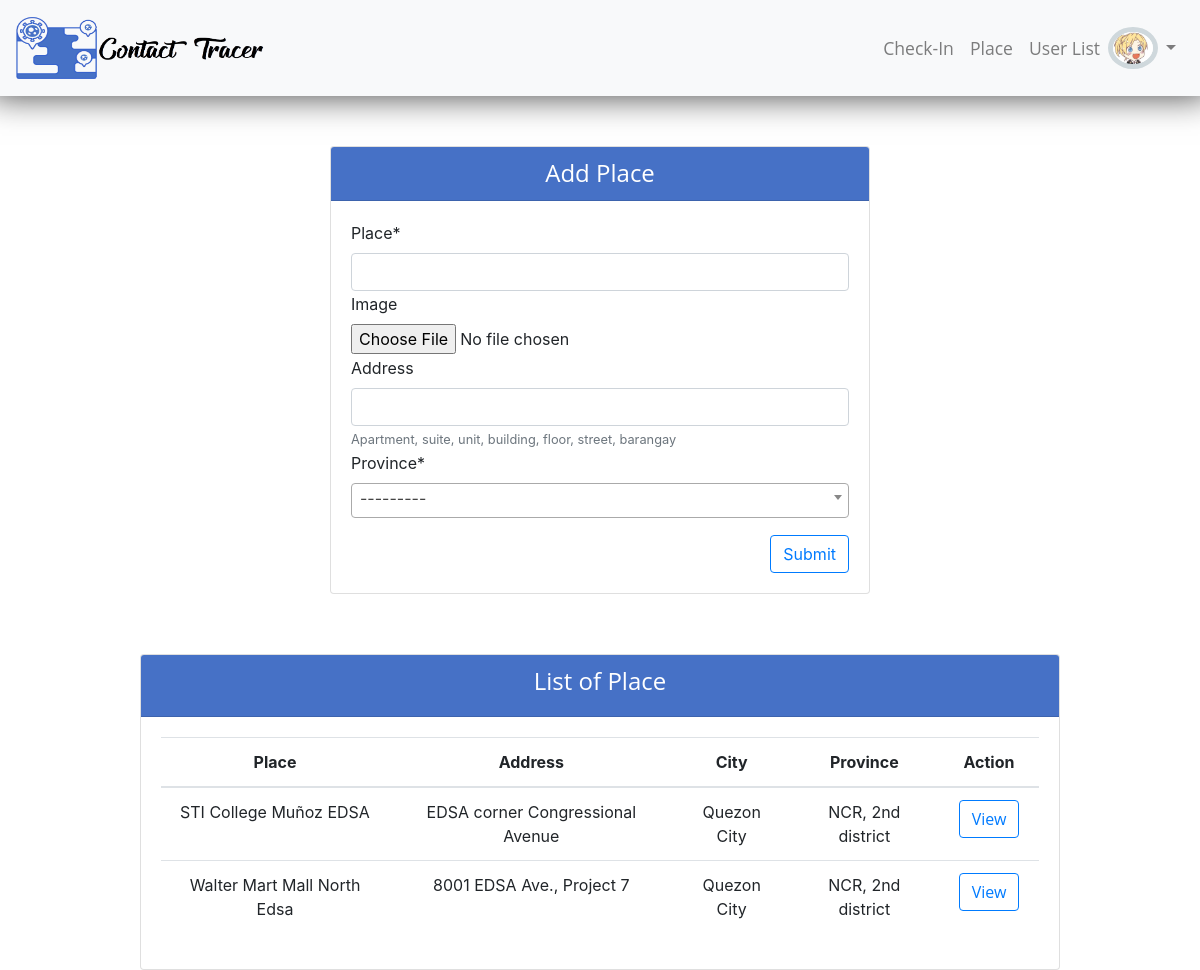
Screenshot of /place/create (signed in) with the database file from the repository.
### app/models.py (models this page shows, shortened)
class User(AbstractBaseUser, PermissionsMixin):
    email = models.EmailField(verbose_name='email address',max_length=255,unique=True,)
    date_joined = models.DateTimeField(('date joined'), auto_now_add=True)
    is_active = models.BooleanField(default=True)
    is_staff = models.BooleanField(default=False)
    is_superuser = models.BooleanField(default=False)
    sex_choices = (('Male', 'Male'),('Female', 'Female'),)
    first_name = models.CharField(('First Name'),max_length=255)
    middle_name = models.CharField(('Middle Name'),max_length=255,blank=True, null=True)
    last_name = models.CharField(('Last Name'),max_length=255)
    suffix = models.CharField(('Suffix'),max_length=255, blank=True)
    sex = models.CharField(('Sex'), max_length=10, choices=sex_choices)
    birthdate = models.DateField(('Birth date'), help_text='Format: yyyy-mm-dd', null=True)
    address = models.CharField(('Address'), max_length=255, blank=True, null=True, help_text='Apartment, suite, unit, building, floor, street, barangay')
    province = models.ForeignKey(Province, on_delete=models.SET_NULL, verbose_name='Province', null=True)
    city = models.ForeignKey(City, on_delete=models.SET_NULL, verbose_name='City/Municipality', null=True)
    contact_number = models.CharField(('Contact Number'), max_length=20)
    travel_history = models.CharField(('Travel History'), max_length=500, blank=True, null=True)
    image = models.ImageField(default="user.png", upload_to=profile_upload_path)
    USERNAME_FIELD = 'email'
    REQUIRED_FIELDS = []
    objects = UserManager()

class Place(models.Model):
    place = models.CharField(max_length=255)
    address = models.CharField(('Address'), max_length=255, blank=True, null=True, help_text='Apartment, suite, unit, building, floor, street, barangay')
    province = models.ForeignKey(Province, on_delete=models.CASCADE)
    city = models.ForeignKey(City, on_delete=models.CASCADE)
    image = models.ImageField(default="place.png",upload_to=place_upload_path)

class City(models.Model):
    province = models.ForeignKey(Province, on_delete=models.CASCADE)
    name = models.CharField(max_length=255)
    def __str__(self):
        name ='%s' % (self.name)
        return name.strip()
    class Meta:
        verbose_name_plural="Cities"

class Province(models.Model):
    name = models.CharField(max_length=255, null=True, blank=True)
    def __str__(self):
        name ='%s' % (self.name)
        return name.strip()
    verbose_name_plural="Province"

### app/decorators.py (the view)
    def wrapper_function(request, *args, **kwargs):
        group = None
        if group =='User':
            return redirect('place_create')
        else:
            return view_func(request, *args, **kwargs)

### app/forms.py
class PlaceForm(forms.ModelForm):
    image = forms.ImageField(widget=forms.FileInput, required=False)
    class Meta:
        model = Place
        fields = ['place','image','address','province','city']

### app/views.py (called while the page is built)
@login_required(login_url='login')
@restricted_user
def PlaceCreateView(request):
    data = Place.objects.all()
    if request.method=='POST':
        form = PlaceForm(request.POST, request.FILES)
        if form.is_valid():
            form.city = request.POST.get("city")
            form.save()
            messages.success(request, "Place has been registered", extra_tags="success")
            return redirect('place_create')
        else:
            print(form.errors)
            messages.warning(request, "Failed to reqister", extra_tags="warning")
            return redirect('place_create')
    else:
        form = PlaceForm()
    context={'form':form, 'data':data}
    return render(request, 'place/placeform.html', context)

### app/Templates/place/placeform.html (shortened to what this page needs)
{% extends 'base.html'%}
{% load static %}
{% load crispy_forms_tags%}
{% block content %}
<div class="container-fluid">
    <div class="col mb-5" id="fd">
        <div class="col-md-6 mx-auto ">
            <form action="" method="post" enctype="multipart/form-data">
                <div class="card" id="card_register">
                    <div class="card-header text-center">
                        <h4 class="my-auto">Add Place</h4>
                    </div>
                    <div class="card-body">
                        {{form|crispy}}
                        <button type="submit" class="btn btn-outline-primary float-right mt-3">Submit</button>
                    </div>
                </div>
            </form>
        </div>
        <div class="col-md-10 mx-auto mb-5">
            <div class="card" id="">
                <div class="card-header text-center">
                    <h4>List of Place</h4>
                </div>
                <div class="card-body">
                    <table class="table table-responsive-md " id="placelist">
                        <thead>
                            <tr>
                                <th scope="col" class="text-center">Place</th>
                                <th scope="col" class="text-center">Address</th>
                                <th scope="col" class="text-center">City</th>
                                <th scope="col" class="text-center">Province</th>
                                <th scope="col" class="text-center">Action</th>
                            </tr>
                        </thead>
                        <tbody>
                            {% for i in data %}
                            <tr>
                                <td class="text-center">{{i.place}}</td>
                                <td class="text-center">{{i.address}}</td>
                                <td class="text-center">{{i.city}}</td>
                                <td class="text-center">{{i.province}}</td>
                                <td class="text-center">
                                    <a class="btn btn-outline-primary" href="{% url 'place_detail' i.id %}" role="button">View</a>
                                </td>
                            </tr>
                            {% endfor %}
                        </tbody>
                    </table>
                </div>
            </div>
        </div>
    </div>
</div>
{% endblock %}
{% block js%}
<link rel="stylesheet" type="text/css" href="https://cdn.datatables.net/v/bs4/dt-1.10.21/b-1.6.2/datatables.min.css"/>
{% endblock%}

### app/Templates/navbar.html (shortened to what this page needs)
{% load static %}
<header>
    <nav class="navbar navbar-expand-lg navbar-light bg-light" id="navbar">
        <a class="navbar-brand" href="">
            <img src="{% static 'images/logo.png' %}" width="250" height="70" class="d-inline-block align-top" alt="">
        </a>
        <div class="collapse navbar-collapse" id="navbarNavDropdown">
            {% if user.is_authenticated %}
            <ul class="navbar-nav">
                <li class="nav-item ">
                    <a class="nav-link" href="{% url 'checkin' %}">Check-In<span class="sr-only">(current)</span></a>
                </li>
                {% if request.user.groups.all.0.name == "Admin"%}
                    <li class="nav-item ">
                        <a class="nav-link" href="{% url 'place_create'%}">Place<span class="sr-only">(current)</span></a>
                    </li>
                    <li class="nav-item ">
                        <a class="nav-link" href="{% url 'user_list'%}">User List<span class="sr-only">(current)</span></a>
                    </li>
                {% endif %}
                <img class="rounded-circle mx-auto" src="{{request.user.image.url}}" alt="User Avatar" id="nav_profile" width="50px">
                <li class="nav-item dropdown" id="profile_link">
                    <a class="nav-link dropdown-toggle" href="#" id="navbarDropdown" role="button" data-toggle="dropdown" aria-haspopup="true" aria-expanded="false"></a>
                </li>
            </ul>
            {% endif %}
        </div>
    </nav>
</header>

### static/css/style.css (style rules this page uses)
a, p, h1, h2, h3 , h4 ,h5, h6 { font-family: "Open Sans", sans-serif; }
a.nav-link { font-size: 1.1rem; color: black; text-align: center; }
nav#navbar { box-shadow: 0px -10px 33px 10px rgba(0,0,0,0.75); margin-bottom: 50px; }
.container-fluid { height: 600px; }
.form-group { margin-bottom: .1rem!important; }
#fd { height: 700px; }
#card_register { margin-bottom: 60px; }
.card-header { color: white; background: #4671c6; }
img.rounded-circle { border: 5px solid #cfd8dc; }
td.text-center { min-width: 100px; }

### rows the page displays
User: user.image (picture)
Place: place "STI College Muñoz EDSA", address "EDSA corner Congressional Avenue", city "Quezon City", province "NCR, 2nd district"
Place: place "Walter Mart Mall North Edsa", address "8001 EDSA Ave., Project 7", city "Quezon City", province "NCR, 2nd district"
